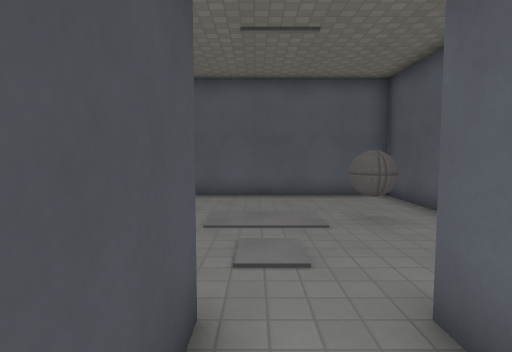
view 1 (above)

16 first-person views from a walk through a level from a Godot 3-D game. The camera is 1.4 m above the floor, tilts 4° down and sees 80° across. The floor is counted in squares, 1 m on a side. Each view is taken from the middle of a square. On the plan, view 1 faces up. The plan holds only what a view shows up to about 14 squares ahead; the rest is blank. The place goes on beyond the plan. Characters and animated objects are not drawn. Surface patterns are stand-ins for the level's own textures.

view 2
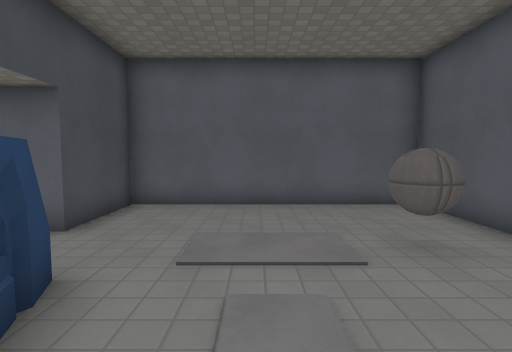

view 3
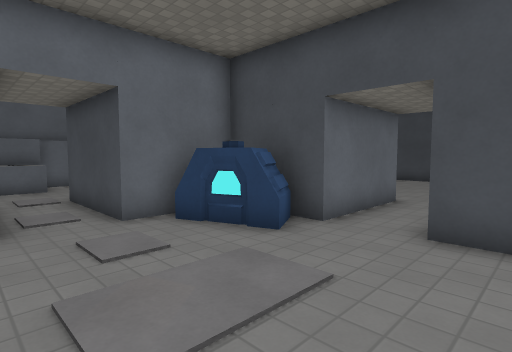

view 4
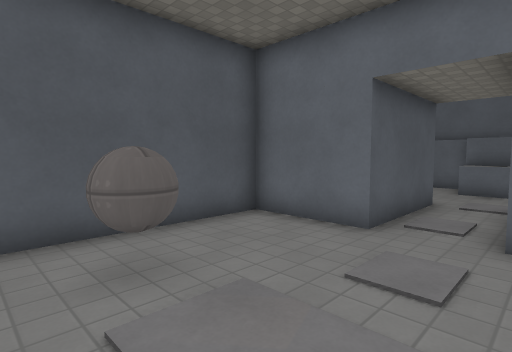

view 5
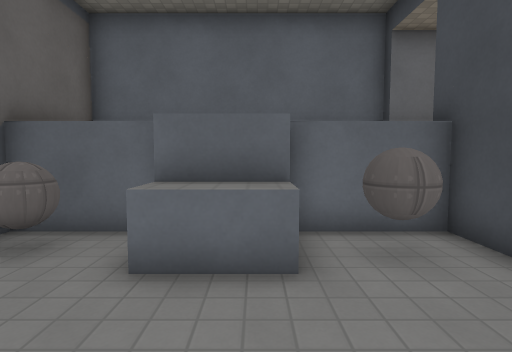

view 6
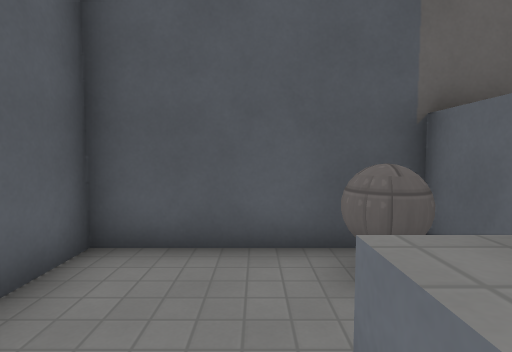

view 7
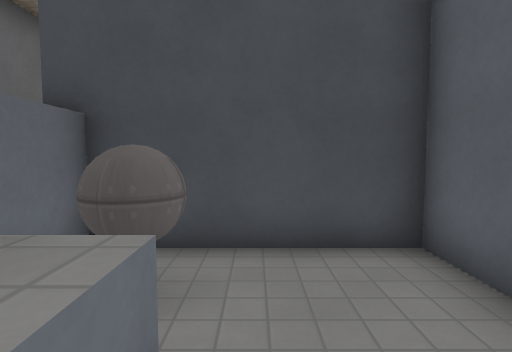

view 8
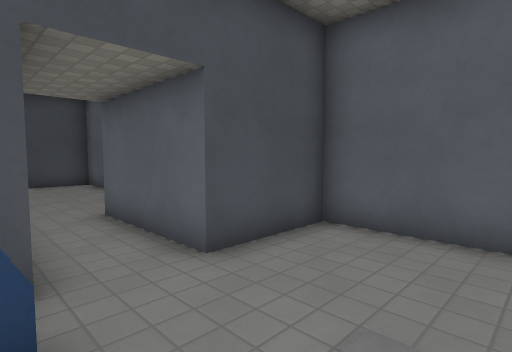

view 9
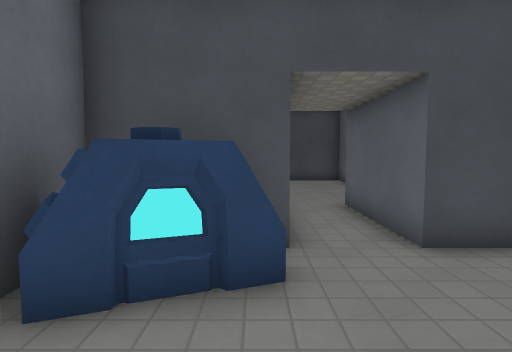

view 10
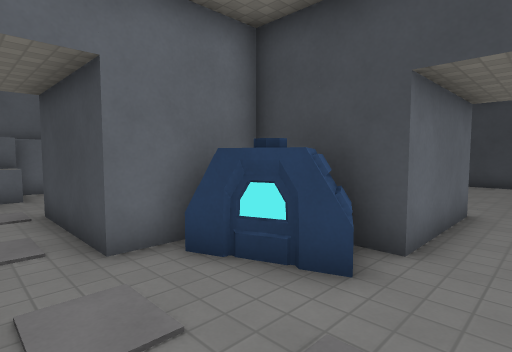

view 11
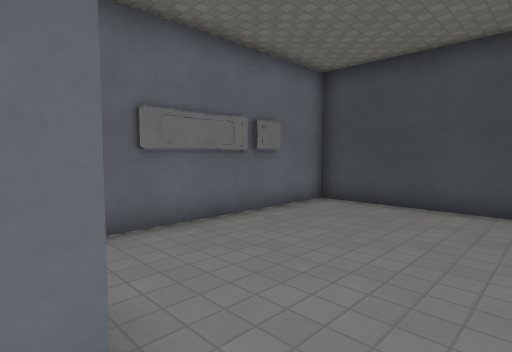

view 12
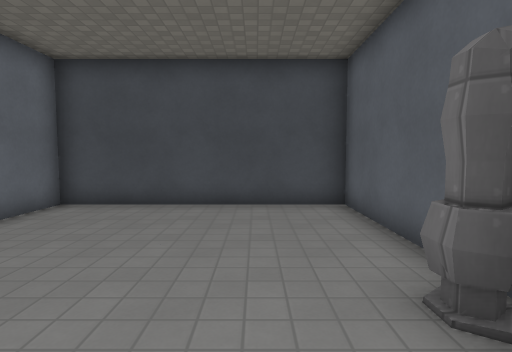

view 13
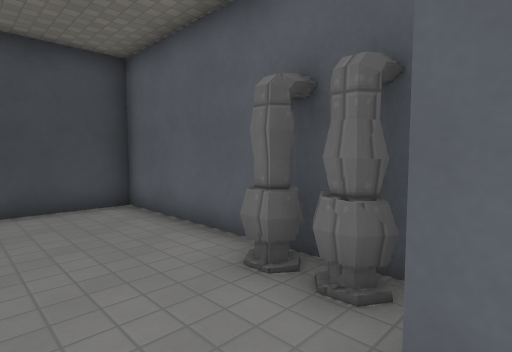

view 14
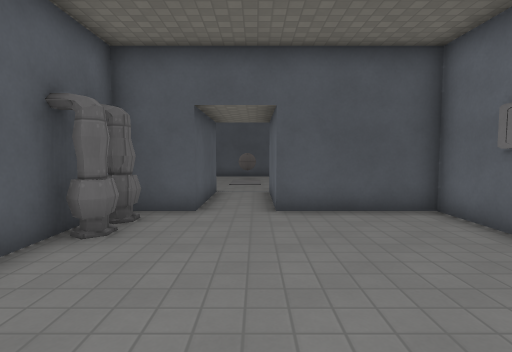

view 15
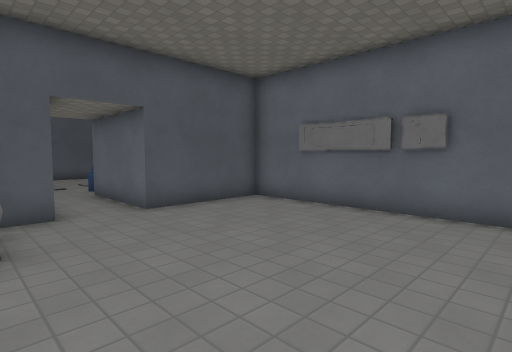

view 16
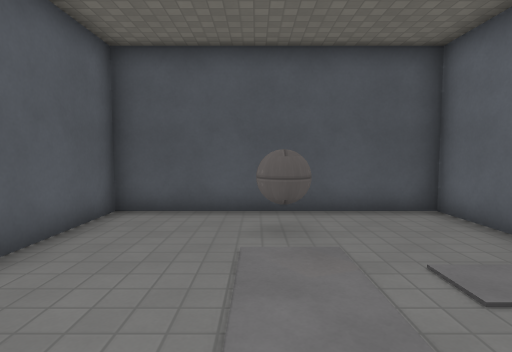

### Floor plan
Ten units are one square. View 1 is at (0, 0); x grows to the right and y downward. Boxes are objects, and circles mark ways between rooms. Rooms are numbered by the first view taken in them; rooms with no view inside come last. Other rooms are left out.
<svg viewBox="-160 -110 210 180">
<path fill="none" stroke="#000" d="M15 16 15 -25M-6 55 15 55M-19 15 -35 15 -35 65 -5 65M16 65 45 65 45 15 29 15M-5 -25 -5 15M-6 45 15 45M15 -25 45 -25 45 -105 -35 -105 -35 -75 -75 -75M-75 -55 -35 -55 -35 -25 -5 -25M-75 -75 -75 -91M-81 -95 -155 -95 -155 -15 -75 -15 -75 -55"/>
<rect x="-25" y="45" width="10" height="10" fill="#bbb"><title>other object</title></rect>
<rect x="35" y="45" width="10" height="10" fill="#bbb"><title>other object</title></rect>
<rect x="-35" y="-55" width="20" height="30" fill="#bbb"><title>generator</title></rect>
<rect x="25" y="-75" width="10" height="10" fill="#bbb"><title>other object</title></rect>
<rect x="-105" y="-95" width="30" height="10" fill="#bbb"><title>pipe</title></rect>
<circle cx="5" cy="-20" r="3" fill="#2a7"/>
<circle cx="-80" cy="-65" r="3" fill="#2a7"/>
<text x="10" y="30">1</text>
<text x="0" y="-70">2</text>
<text x="-120" y="-60">3</text>
</svg>
Room 1 opens to room 2. Room 2 opens to room 3.

Where each view was taken, in squares from view 1:
view 1: 0 up, 0 right, facing up
view 2: 2 up, 0 right, facing up
view 3: 9 up, 2 right, facing down-left
view 4: 8 up, 1 left, facing down-right
view 5: 1 down, 0 right, facing down
view 6: 4 down, 0 right, facing right
view 7: 4 down, 1 right, facing left
view 8: 5 up, 0 right, facing up-left
view 9: 5 up, 1 right, facing left
view 10: 7 up, 1 right, facing down-left
view 11: 7 up, 7 left, facing down-left
view 12: 7 up, 7 left, facing left
view 13: 6 up, 7 left, facing up-left
view 14: 6 up, 15 left, facing right
view 15: 9 up, 15 left, facing down-right
view 16: 7 up, 3 left, facing right
